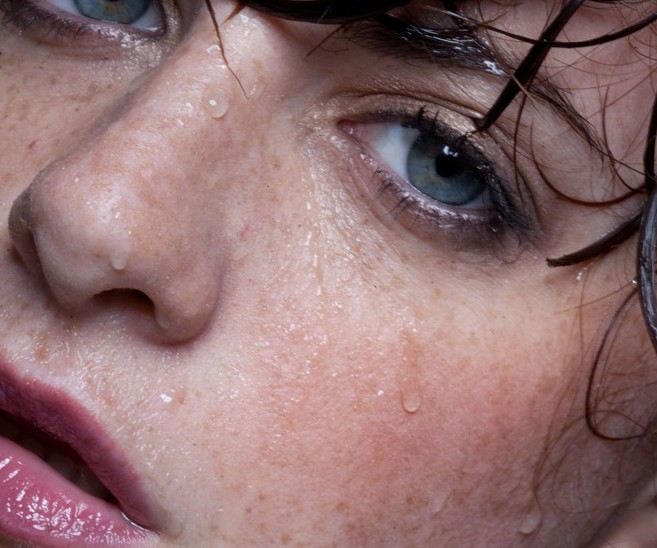
#> input picture 5.jpg, 657 x 548 px, given in place of win.jpg, which was not available
$ python class_22.py
#> lines starting #> are read from the running program, lines starting #| are printed output that depends on the picture; after the words box and inside, x2 and y2 are one past the last pixel; in counts of white or black regions, pixels touching at a corner belong together; pictures that were not available may be replaced by others from this repository, and a replacement may not be noted
#> further down, img is the input picture: shape (548, 657, 3); mean B, G, R 111.8, 110.7, 143.3
import cv2 as cv
import numpy as np
from matplotlib import pyplot as plt

# 二值图像形态学操作  膨胀 腐蚀 开 闭 顶帽 礼帽
capture = cv.VideoCapture(1)
capture.set(3, 1280)
capture.set(4, 720)


def resize_func(image):
    dst = cv.resize(img, None, fx=0.28, fy=0.28, interpolation=cv.INTER_CUBIC)
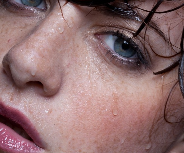
#> dst: shape (153, 184, 3); mean B, G, R 111.8, 110.7, 143.2
    # cv.imwrite('resize.jpg', dst)
    return dst


# canny
def canny_demo(image):
    dst = resize_func(image)
    blur = cv.GaussianBlur(dst, (5, 5), 0)  # 高斯模糊去噪声
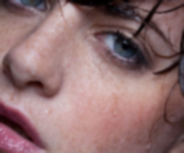
#> blur: shape (153, 184, 3); mean B, G, R 111.9, 110.8, 143.3
    edge_canny_one = cv.Canny(blur, 45, 150)  # 小波边缘检测？？？
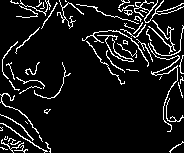
#> edge_canny_one: shape (153, 184); 9% white in thin lines or dots
    cv.imshow('canny', edge_canny_one)
    return edge_canny_one


def dilate_demo(image):
    binary_img = canny_demo(image)
    # 获取核函数 cv.MORPH_RECT矩形的核函数 anchor默认在中心
    # cv.MORPH_ELLIPSE 椭圆型核函数
    kernel_ele = cv.getStructuringElement(cv.MORPH_ELLIPSE, (3, 3))
    print(kernel_ele)
    kernel = np.ones([3, 3], np.uint8)
    # kernel = np.array([[1],[1],[1]],np.uint8) #一维kernel，膨胀本质就是或操作
    dst = cv.dilate(binary_img, kernel, iterations=1)
    cv.imshow('dilate_img', dst)


def more_phology(image):  # 多形态学运算
    # 开运算 先腐蚀再膨胀 先瘦再胖
    binary_img = canny_demo(image)
    kernel = np.ones([5, 5], np.uint8)
    # opening = cv.morphologyEx(binary_img,cv.MORPH_OPEN,kernel)
    # cv.imshow('opening', opening)
    # 开运算 先膨胀后腐蚀 先胖再瘦
    closing = cv.morphologyEx(binary_img, cv.MORPH_CLOSE, kernel)
    cv.imshow('closing', closing)


def erdor_demo(image):  # 腐蚀操作
    binary_img = canny_demo(image)
    kernel = np.ones([3, 3], np.uint8)  # 二位kernel 3，3里操作：与 都是1才1
    dst = cv.erode(binary_img, kernel, iterations=1)
    cv.imshow('erdor_img', dst)


def binary_jiangzao(image):
    binary_img = canny_demo(image)
    kernel = cv.getStructuringElement(cv.MORPH_RECT, (3, 3))
    dil = cv.dilate(binary_img, kernel, iterations=1)
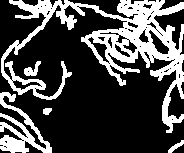
#> dil: shape (153, 184); 28% white; 5 white regions, box (x1, y1, x2, y2) and area: (1, 0, 184, 133) 6445, (0, 92, 52, 153) 1197, (24, 61, 41, 76) 126, (168, 140, 184, 153) 76, (43, 108, 52, 115) 50
    cv.imshow('dilate_img', dil)


img = cv.imread('./image/win.jpg', 1)  # blue green red
t1 = cv.getTickCount()
binary_jiangzao(img)
t2 = cv.getTickCount()
print('time: %s ms' % ((t2 - t1) / cv.getTickFrequency() * 1000))  # 计算运行时间
if cv.waitKey(0) == ord('q'):
#> (key q is pressed here)
    cv.destroyAllWindows()
